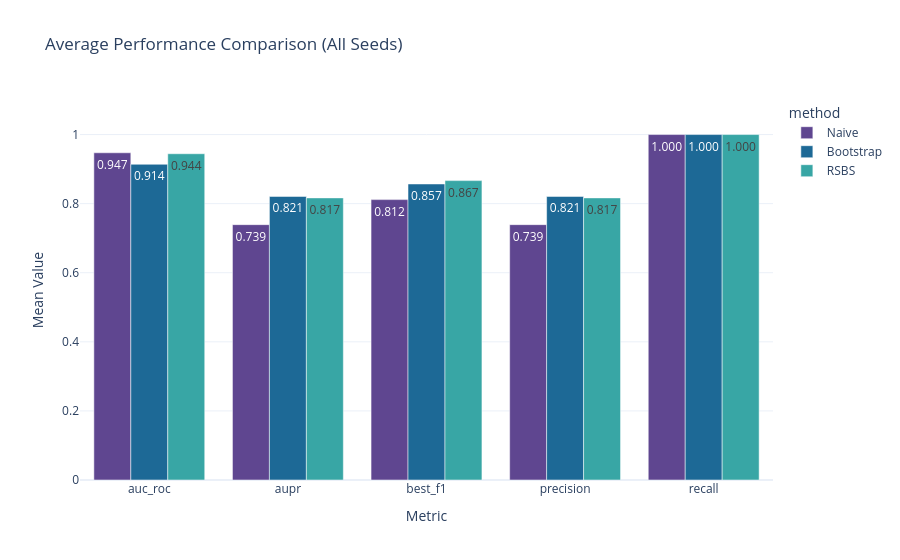

Here is the notebook cell this chart was saved with:
### Code cell
fig2.show()

### Figure 1 — Plotly figure (JSON) as saved in the notebook; plotly's stock layout.template omitted (floating-point values rounded to 4 significant figures)
{"data": [{"alignmentgroup": "True", "hovertemplate": "method=Naive<br>Metric=%{x}<br>Mean Value=%{y}<extra></extra>", "legendgroup": "Naive", "marker": {"color": "rgb(95, 70, 144)", "pattern": {"shape": ""}}, "name": "Naive", "offsetgroup": "Naive", "orientation": "v", "showlegend": true, "textposition": "auto", "texttemplate": "%{y:.3f}", "type": "bar", "x": ["auc_roc", "aupr", "best_f1", "precision", "recall"], "xaxis": "x", "y": [0.9472, 0.7392, 0.8117, 0.7392, 1.0], "yaxis": "y"}, {"alignmentgroup": "True", "hovertemplate": "method=Bootstrap<br>Metric=%{x}<br>Mean Value=%{y}<extra></extra>", "legendgroup": "Bootstrap", "marker": {"color": "rgb(29, 105, 150)", "pattern": {"shape": ""}}, "name": "Bootstrap", "offsetgroup": "Bootstrap", "orientation": "v", "showlegend": true, "textposition": "auto", "texttemplate": "%{y:.3f}", "type": "bar", "x": ["auc_roc", "aupr", "best_f1", "precision", "recall"], "xaxis": "x", "y": [0.9139, 0.8208, 0.8569, 0.8208, 1.0], "yaxis": "y"}, {"alignmentgroup": "True", "hovertemplate": "method=RSBS<br>Metric=%{x}<br>Mean Value=%{y}<extra></extra>", "legendgroup": "RSBS", "marker": {"color": "rgb(56, 166, 165)", "pattern": {"shape": ""}}, "name": "RSBS", "offsetgroup": "RSBS", "orientation": "v", "showlegend": true, "textposition": "auto", "texttemplate": "%{y:.3f}", "type": "bar", "x": ["auc_roc", "aupr", "best_f1", "precision", "recall"], "xaxis": "x", "y": [0.9444, 0.8167, 0.8667, 0.8167, 1.0], "yaxis": "y"}], "layout": {"barmode": "group", "legend": {"title": {"text": "method"}, "tracegroupgap": 0}, "title": {"text": "Average Performance Comparison (All Seeds)"}, "xaxis": {"anchor": "y", "domain": [0, 1], "title": {"text": "Metric"}}, "yaxis": {"anchor": "x", "domain": [0, 1], "range": [0, 1.1], "title": {"text": "Mean Value"}}}}
